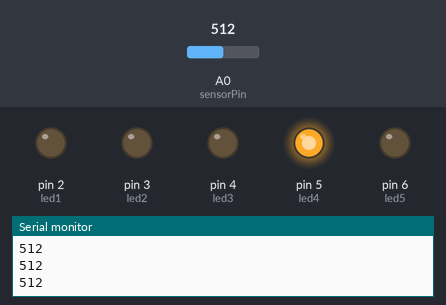
The sketch below on a simulated Arduino Uno, built with avr-gcc and run on an emulated ATmega328P. Parts: output pins drawn as LEDs (lit = HIGH), the last lines printed to the serial monitor. The inputs (shaded band) are chosen by the test bench; at power-on: A0 (sensorPin) = 512.

Above: at 1.2 s.
1.3 s: A0 (sensorPin) set to 482
At 2.2 s:
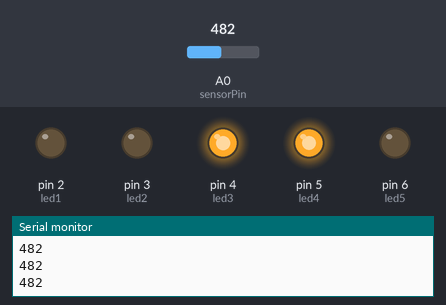
2.8 s: A0 (sensorPin) set to 428
4.3 s: A0 (sensorPin) set to 393
At 5.5 s:
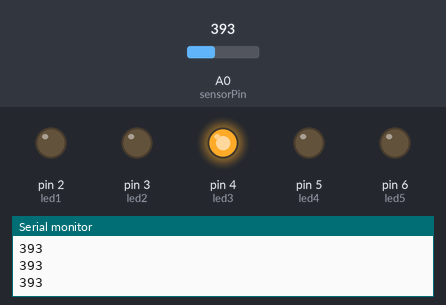
5.8 s: A0 (sensorPin) set to 342
7.3 s: A0 (sensorPin) set to 316
At 8.0 s:
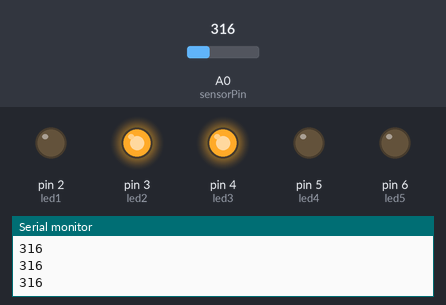
8.8 s: A0 (sensorPin) set to 122
At 9.9 s:
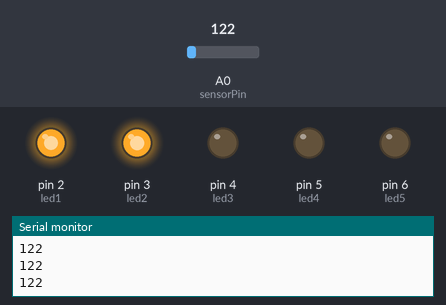
Timing chart, 0 to 11.3 s (numbered marks = the images above; inputs shaded):
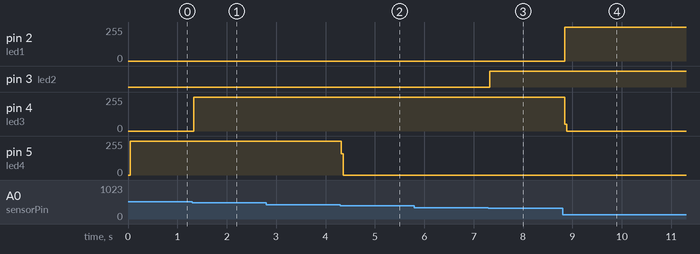

The sketch:

lighthouse.ino
```cpp
int sensorPin = A0;
int led1 = 2;
int led2 = 3;
int led3 = 4;
int led4 = 5;
int led5 = 6;
int inc = 738/9;
int val = 0;

void setup() {
  // declare the ledPin as an OUTPUT:
  pinMode(led1, OUTPUT);
  pinMode(led2,OUTPUT);
  pinMode(led3,OUTPUT);
  pinMode(led4,OUTPUT);
  pinMode(led5,OUTPUT);
  Serial.begin(9600);
}

void loop() {
  val = analogRead(sensorPin);
  Serial.println(val);
  digitalWrite(led1,LOW);
  digitalWrite(led2,LOW);
  digitalWrite(led3,LOW);
  digitalWrite(led4,LOW);
  digitalWrite(led5,LOW);

  if (val < inc*1) {
    digitalWrite(led1,HIGH);
  }
  else if (val < inc*2) {
    digitalWrite(led1,HIGH);
    digitalWrite(led2,HIGH);
  }
  else if (val < inc*3) {
    digitalWrite(led2,HIGH);
  }
  else if (val < inc*4) {
    digitalWrite(led2,HIGH);
    digitalWrite(led3,HIGH);
  }
  else if (val < inc*5) {
    digitalWrite(led3,HIGH);
  }
  else if (val < inc*6) {
    digitalWrite(led3,HIGH);
    digitalWrite(led4,HIGH);
  }
  else if (val < inc*7) {
    digitalWrite(led4,HIGH);
  }
  else if (val < inc*8) {
    digitalWrite(led4,HIGH);
    digitalWrite(led5,HIGH);
  }
  else if (val < inc*9) {
    digitalWrite(led5,HIGH);
  }


}
```

Measured:
- the behaviour switches between 492 and 491 on A0 (sensorPin) (found by bisection; images 0 and 1)
- the behaviour switches between 410 and 409 on A0 (sensorPin) (found by bisection; images 1 and 2)
- the behaviour switches between 328 and 327 on A0 (sensorPin) (found by bisection; images 2 and 3)
- after the input at 1.3 s, pin 4 (led3): 0/255 → 255/255 at once
- after the input at 4.3 s, pin 5 (led4): 254/255 → 0/255 at once
- after the input at 7.3 s, pin 3 (led2): LOW → HIGH at once
- after the input at 8.8 s, pin 2 (led1): 0/255 → 254/255 at once; pin 4 (led3): 255/255 → 0/255 at once
